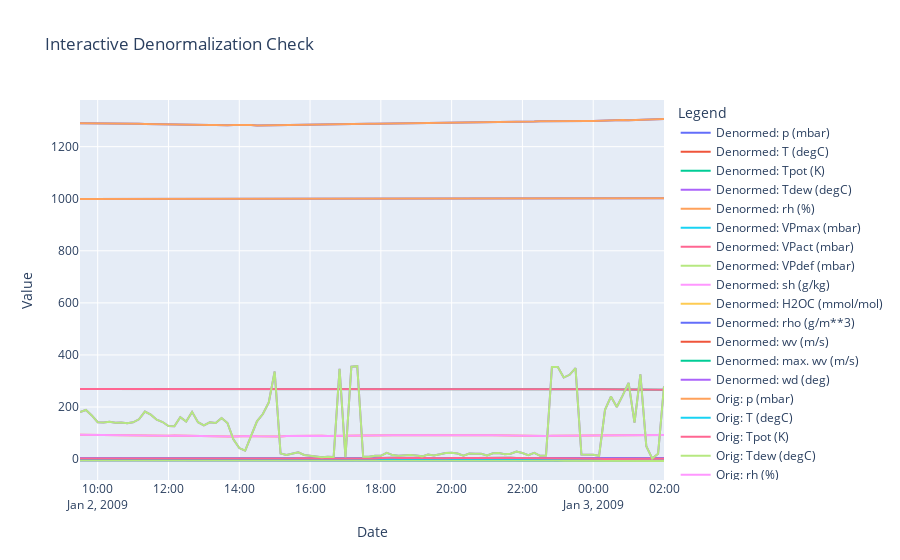

The cell this chart's notebook holds for it:
### Markdown cell above
Lets do a quick plot to make sure this looks good.

### Code cell
import plotly.graph_objects as go

# Sample data creation
df1 = denormed_slice
df2 = df_orig_slice

# Plotting
fig = go.Figure()

# Add traces for the first dataframe
for column in df1.columns:
    fig.add_trace(go.Scatter(x=df2.index, y=df1[column], mode='lines', name=f'Denormed: {column}'))

# Add traces for the second dataframe
for column in df2.columns:
    fig.add_trace(go.Scatter(x=df2.index, y=df2[column], mode='lines', name=f'Orig: {column}'))

# Update layout
fig.update_layout(title='Interactive Denormalization Check',
                  xaxis_title='Date',
                  yaxis_title='Value',
                  legend_title='Legend',
                  hovermode='x unified')

# Show the plot
fig.show()
